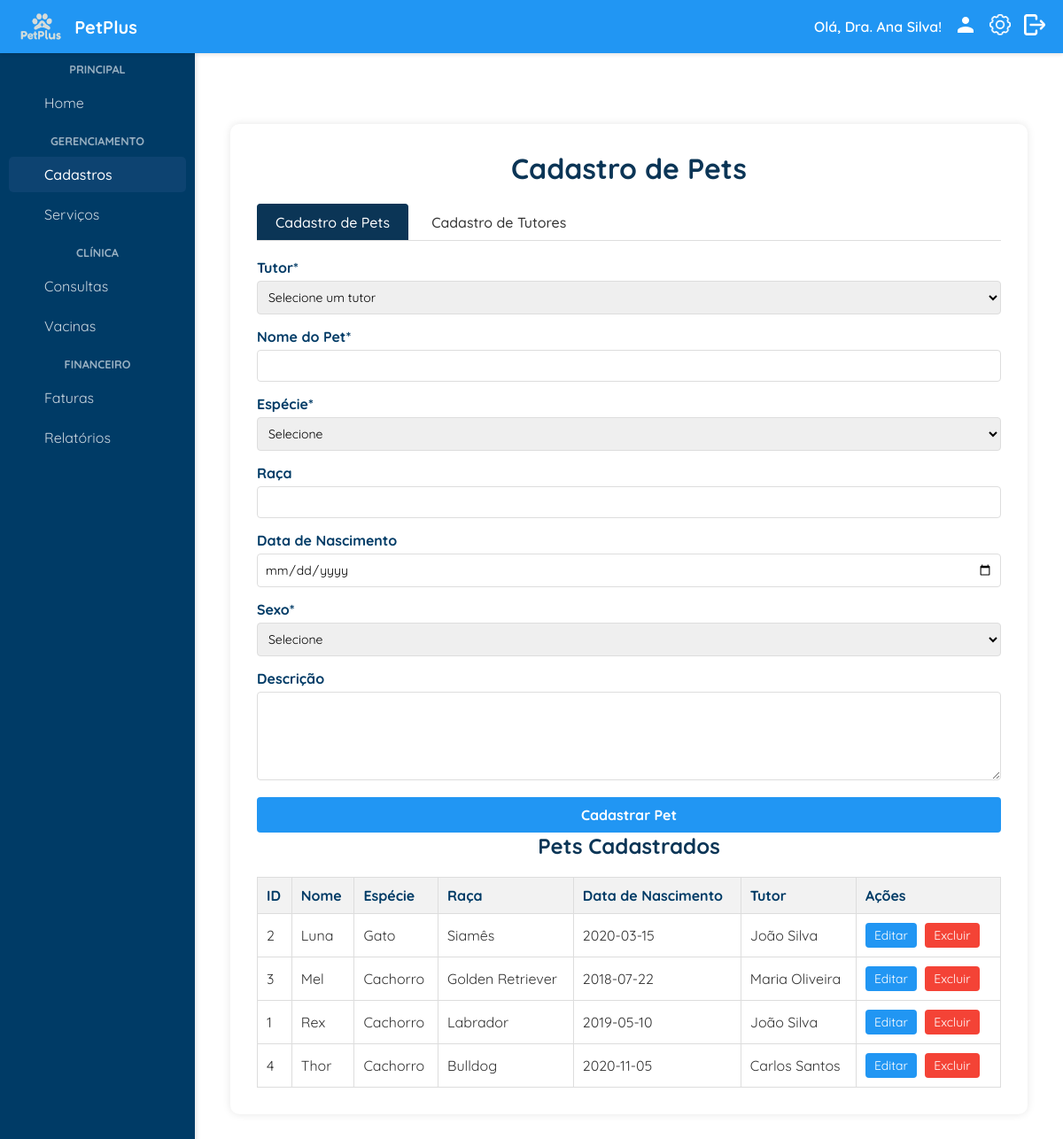
The page /cadastrar_pet/cadastrar_pets.php (signed in) on the database its author committed.
### tables this page shows
CREATE TABLE IF NOT EXISTS Pets (
    id_pet INT AUTO_INCREMENT PRIMARY KEY,
    id_tutor INT,
    nome VARCHAR(50) NOT NULL,
    especie VARCHAR(50),
    raca VARCHAR(50),
    data_nascimento DATE,
    sexo ENUM('M', 'F'),
    cor VARCHAR(50),
    peso DECIMAL(5,2),
    observacoes TEXT,
    FOREIGN KEY (id_tutor) REFERENCES Tutor(id_tutor) ON DELETE CASCADE
);

CREATE TABLE IF NOT EXISTS Tutor (
    id_tutor INT AUTO_INCREMENT PRIMARY KEY,
    nome VARCHAR(100) NOT NULL,
    cpf VARCHAR(14) UNIQUE,
    email VARCHAR(100),
    telefone VARCHAR(15),
    endereco VARCHAR(200),
    data_cadastro TIMESTAMP DEFAULT CURRENT_TIMESTAMP
);

### cadastrar_pet/cadastrar_pets.php (the view, shortened to what this page needs)
<?php
require_once('../includes/header.php');
require_once('../includes/sidebar.php');
$conn = conecta_db();
$sql = "SELECT p.*, t.nome as nome_tutor, t.telefone, t.endereco
        FROM Pets p
        JOIN Tutor t ON p.id_tutor = t.id_tutor
        ORDER BY p.nome";
$result = $conn->query($sql);
$pets = [];
if ($result && $result->num_rows > 0) {
    while ($row = $result->fetch_assoc()) {
        $pets[] = $row;
    }
}
$pet_edicao = null;
?>
<!DOCTYPE html>
<html lang="pt-br">
<head>
</head>
<body>
    <div class="container">
        <div class="card">
            <h1>Cadastro de Pets</h1>
            <div class="tabs">
               <div class="tab active" onclick="showTab('pets')">Cadastro de Pets</div>
               <div class="tab" onclick="showTab('tutores')">Cadastro de Tutores</div>
            </div>
            <div id="tab-pets" class="tab-content active">
                <form action="cadastrar_pets.php" method="POST">
                    <div class="form-group">
                        <label for="id_tutor">Tutor*</label>
                        <select id="id_tutor" name="id_tutor" required>
                            <option value="">Selecione um tutor</option>
                        </select>
                    </div>
                    <div class="form-group">
                        <label for="nome_pet">Nome do Pet*</label>
                        <input type="text" id="nome_pet" name="nome_pet" value="<?php echo $pet_edicao ? htmlspecialchars($pet_edicao['nome']) : (isset($_POST['nome_pet']) ? htmlspecialchars($_POST['nome_pet']) : ''); ?>" required />
                    </div>
                    <div class="form-group">
                        <label for="especie">Espécie*</label>
                        <select id="especie" name="especie" required>
                            <option value="">Selecione</option>
                        </select>
                    </div>
                    <div class="form-group">
                        <label for="raca">Raça</label>
                        <input type="text" id="raca" name="raca" value="<?php echo $pet_edicao ? htmlspecialchars($pet_edicao['raca']) : (isset($_POST['raca']) ? htmlspecialchars($_POST['raca']) : ''); ?>" />
                    </div>
                    <div class="form-group">
                        <label for="idade">Data de Nascimento</label>
                        <input type="date" id="idade" name="data_nascimento" min="0" value="<?php echo $pet_edicao ? $pet_edicao['data_nascimento'] : (isset($_POST['data_nascimento']) ? $_POST['data_nascimento'] : ''); ?>" required />
                    </div>
                    <div class="form-group">
                        <label for="sexo">Sexo*</label>
                        <select id="sexo" name="sexo" required>
                            <option value="">Selecione</option>
                        </select>
                    </div>
                    <div class="form-group">
                        <label for="descricao">Descrição</label>
                        <textarea id="descricao" name="observacoes" rows="4"></textarea>
                    </div>
                    <button type="submit" class="btn-primary"><?php echo $pet_edicao ? 'Atualizar Pet' : 'Cadastrar Pet'; ?></button>
                </form>
                <h2>Pets Cadastrados</h2>
                <table>
                    <thead>
                        <tr>
                            <th>ID</th>
                            <th>Nome</th>
                            <th>Espécie</th>
                            <th>Raça</th>
                            <th>Data de Nascimento</th>
                            <th>Tutor</th>
                            <th>Ações</th>
                        </tr>
                    </thead>
                    <tbody>
                        <?php if (empty($pets)): ?>
                            <tr>
                                <td colspan="7" style="text-align: center;">Nenhum pet cadastrado</td>
                            </tr>
                        <?php else: ?>
                            <?php foreach ($pets as $pet): ?>
                                <tr>
                                    <td><?php echo $pet['id_pet']; ?></td>
                                    <td><?php echo htmlspecialchars($pet['nome']); ?></td>
                                    <td><?php echo htmlspecialchars($pet['especie']); ?></td>
                                    <td><?php echo htmlspecialchars($pet['raca']); ?></td>
                                    <td><?php echo $pet['data_nascimento'] ; ?></td>
                                    <td><?php echo htmlspecialchars($pet['nome_tutor']); ?></td>
                                    <td>
                                        <a href="cadastrar_pets.php?editar=<?php echo $pet['id_pet']; ?>" class="btn-action btn-edit">Editar</a>
                                        <a href="javascript:void(0);" onclick="confirmarExclusao(<?php echo $pet['id_pet']; ?>, 'pet')" class="btn-action btn-delete">Excluir</a>
                                    </td>
                                </tr>
                            <?php endforeach; ?>
                        <?php endif; ?>
                    </tbody>
                </table>
            </div>
        </div>
    </div>
</body>
</html>

### includes/temas.css (style rules this page uses)
.tema-claro { --cor-fundo: #f6f9fc; --cor-texto: #333; --cor-primaria: #2196f3; --cor-secundaria: #0b3556; --cor-borda: #ddd; --cor-fundo-card: #fff; --cor-fundo-header: #2196f3; --cor-texto-header: #fff; }
body { background-color: var(--cor-fundo); color: var(--cor-texto); }
.container, .conteudo { background-color: var(--cor-fundo-card) !important; border-color: var(--cor-borda) !important; }
button, .btn-primary, .botao { background-color: var(--cor-primaria) !important; color: #fff !important; }

### includes/global.css (style rules this page uses)
* { margin: 0; padding: 0; box-sizing: border-box; font-family: "Quicksand", sans-serif; }
body { background-color: #f6f9fc; padding-top: 60px; }
.container { margin-left: 220px; padding: 20px; transition: margin-left 0.3s; }
.card { background-color: #ffffff; padding: 30px; border-radius: 10px; box-shadow: 0 2px 8px rgba(0, 0, 0, 0.1); max-width: 900px; margin: 0 auto 30px; }
h1, h2, h3 { color: #003b66; text-align: center; margin-bottom: 20px; }
.form-group { margin-bottom: 20px; }
label { display: block; margin-bottom: 6px; font-weight: bold; color: #003b66; }
input, select, textarea { width: 100%; padding: 10px; border-radius: 6px; border: 1px solid #ccc; font-size: 14px; box-sizing: border-box; }
textarea { resize: vertical; min-height: 100px; }
.btn-primary { background-color: #003b66; color: white; padding: 12px; border: none; font-size: 16px; border-radius: 6px; cursor: pointer; width: 100%; font-weight: bold; }
table { width: 100%; border-collapse: collapse; margin-top: 20px; }
table th, table td { padding: 10px; text-align: left; border-bottom: 1px solid #ddd; }
table th { background-color: #f2f2f2; color: #003b66; }
.btn-action { padding: 5px 10px; border: none; border-radius: 4px; cursor: pointer; margin-right: 5px; font-size: 14px; }
.btn-edit { background-color: #ffc107; color: #212529; }
.btn-delete { background-color: #dc3545; color: white; }

### cadastrar_pet/cadastrar_pets.php (style rules this page uses)
.container { margin-left: 220px; padding: 80px 30px 30px; }
.card { background-color: white; border-radius: 10px; box-shadow: 0 0 10px rgba(0,0,0,0.1); padding: 30px; margin-bottom: 20px; }
h1, h2 { color: #0b3556; margin-bottom: 20px; }
.tabs { display: flex; margin-bottom: 20px; border-bottom: 1px solid #ddd; }
.tab { padding: 10px 20px; cursor: pointer; border: 1px solid transparent; border-bottom: none; border-radius: 4px 4px 0 0; margin-right: 5px; font-weight: 500; }
.tab.active { background-color: #0b3556; color: white; border-color: #0b3556; }
.tab-content { display: none; }
.tab-content.active { display: block; }
.form-group { margin-bottom: 15px; }
.form-group label { display: block; margin-bottom: 5px; font-weight: bold; }
.form-group input, .form-group select, .form-group textarea { width: 100%; padding: 8px; border: 1px solid #ddd; border-radius: 4px; }
.btn-primary { background-color: #0b3556; color: white; border: none; padding: 10px 20px; border-radius: 4px; cursor: pointer; font-weight: bold; }
table { width: 100%; border-collapse: collapse; margin-top: 20px; }
table th, table td { border: 1px solid #ddd; padding: 10px; text-align: left; }
table th { background-color: #f2f2f2; }
.btn-action { display: inline-block; padding: 5px 10px; margin-right: 5px; border-radius: 4px; text-decoration: none; color: white; }
.btn-edit { background-color: #2196f3; }
.btn-delete { background-color: #f44336; }

### rows shown on the page
pets: id_pet "2", nome "Luna", especie "Gato", raca "Siamês", data_nascimento "2020-03-15", id_tutor.nome "João Silva"
pets: id_pet "3", nome "Mel", especie "Cachorro", raca "Golden Retriever", data_nascimento "2018-07-22", id_tutor.nome "Maria Oliveira"
pets: id_pet "1", nome "Rex", especie "Cachorro", raca "Labrador", data_nascimento "2019-05-10", id_tutor.nome "João Silva"
pets: id_pet "4", nome "Thor", especie "Cachorro", raca "Bulldog", data_nascimento "2020-11-05", id_tutor.nome "Carlos Santos"

### other values the page prints
$nomeUsuario "Dra. Ana Silva"
